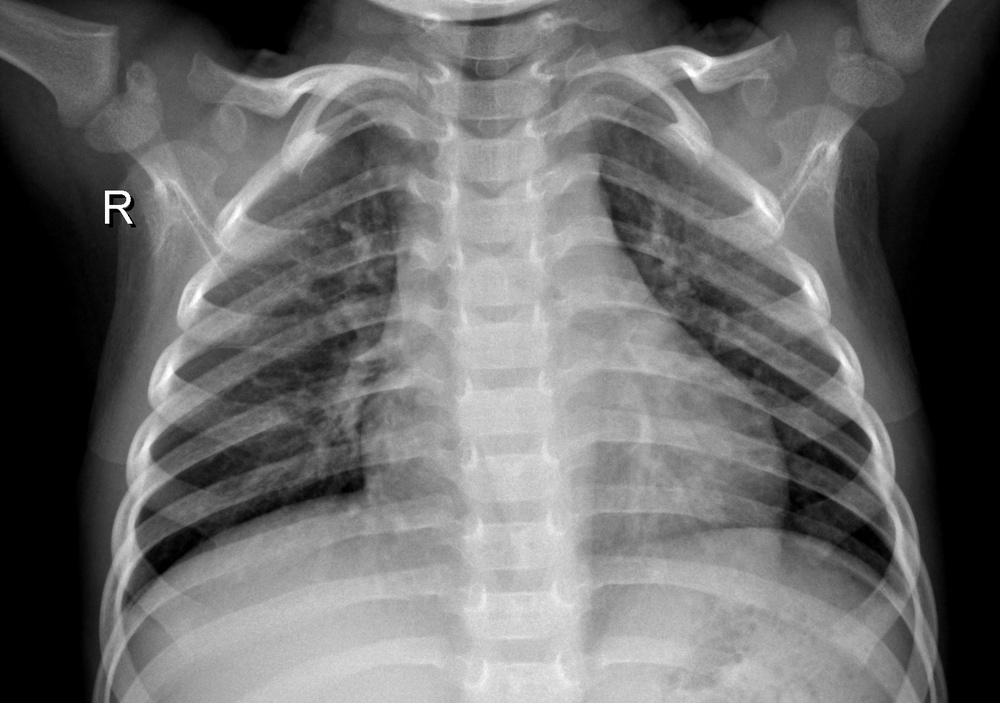
#> input picture segmentitreshold/xraydataset/input/IM-0125-0001.jpeg, 1000 x 703 px, shrunk from 1600 x 1125 before the run, found by its file name; its folder holds only this picture in this run
$ python parallelsegmentation.py
#> lines starting #> are read from the running program, lines starting #| are printed output that depends on the picture; after the words box and inside, x2 and y2 are one past the last pixel; in counts of white or black regions, pixels touching at a corner belong together
import os
import cv2
import numpy as np
from multiprocessing import Pool, cpu_count
import matplotlib.pyplot as plt

# ----- CONFIG -----
INPUT_FOLDER = "C:/Users/milic/OneDrive/Desktop/fak/master/SEM2/paralelni/segmentitreshold/xraydataset/input"
OUTPUT_FOLDER = "./xraydataset/output"
VISUALIZE = True
NUM_IMAGES = 100  # br slika za procesovanje
SEED_THRESHOLD = (100, 150)
# -------------------

def select_seeds(image, threshold=(100, 150)):

    seeds = np.argwhere((image >= threshold[0]) & (image <= threshold[1]))
    return seeds.tolist()

def region_growing(image, seeds, threshold=15):
    height, width = image.shape
    segmented = np.zeros((height, width), dtype=np.int32)
    visited = np.zeros((height, width), dtype=bool)

    region_id = 1
    for seed in seeds:
        x0, y0 = seed
        if visited[x0, y0]:
            continue
        seed_intensity = image[x0, y0]
        stack = [(x0, y0)]

        while stack:
            x, y = stack.pop()
            if visited[x, y]:
                continue
            visited[x, y] = True
            diff = abs(int(image[x, y]) - int(seed_intensity))
            if diff < threshold:
                segmented[x, y] = region_id
                for dx, dy in [(-1,0), (1,0), (0,-1), (0,1)]:
                    nx, ny = x + dx, y + dy
                    if 0 <= nx < height and 0 <= ny < width and not visited[nx, ny]:
                        stack.append((nx, ny))

        region_id += 1

    return segmented

def extract_features(labeled_segmented):
    features = []
    unique_labels = np.unique(labeled_segmented)
    for label in unique_labels:
        if label == 0:
            continue
        mask = (labeled_segmented == label).astype(np.uint8)
        contours, _ = cv2.findContours(mask, cv2.RETR_EXTERNAL, cv2.CHAIN_APPROX_SIMPLE)
        for cnt in contours:
            area = cv2.contourArea(cnt)
            x, y, w, h = cv2.boundingRect(cnt)
            features.append({'label': label, 'area': area, 'bounding_box': (x, y, w, h)})
    return features


def visualize(image, labeled_segmented, image_name):
    color_image = np.zeros((image.shape[0], image.shape[1], 3), dtype=np.uint8)

    unique_labels = np.unique(labeled_segmented)
    for label in unique_labels:
        if label == 0:
            continue  # background
        mask = labeled_segmented == label
        color = np.random.randint(0, 255, size=3).tolist()
        color_image[mask] = color

    # Plot original vs colored regions
    fig, axes = plt.subplots(1, 2, figsize=(12, 6))
    axes[0].imshow(image, cmap='gray')
    axes[0].set_title("Original")

    axes[1].imshow(color_image)
    axes[1].set_title("Segmented (Labeled Colors)")

    for ax in axes:
        ax.axis('off')

    plt.tight_layout()
    plt.savefig(os.path.join(OUTPUT_FOLDER, f"{image_name}_comparison.png"))
    plt.close()


def process_image(image_path):
    image_name = os.path.splitext(os.path.basename(image_path))[0]
    image = cv2.imread(image_path, cv2.IMREAD_GRAYSCALE)

    if image is None:
        print(f"Failed to load {image_path}")
        return None

    seeds = select_seeds(image, SEED_THRESHOLD)
    segmented = region_growing(image, seeds)
    features = extract_features(segmented)

    if VISUALIZE:
        visualize(image, segmented, image_name)

    return {
        "image_name": image_name,
        "features": features
    }

def main():
    os.makedirs(OUTPUT_FOLDER, exist_ok=True)
    image_files = [os.path.join(INPUT_FOLDER, f) for f in os.listdir(INPUT_FOLDER) if f.lower().endswith(('.jpg', '.jpeg', '.png'))]
    image_files = image_files[:NUM_IMAGES]
    print(f"Found {len(image_files)} images to process.")
    if not image_files:
        print("No images found in the input folder.")
        return

    with Pool(processes=cpu_count()) as pool:
        results = pool.map(process_image, image_files)
#> in process_image, image is the input picture: shape (703, 1000); min 0, max 255, mean 106.2
#> in select_seeds, `seeds = np.argwhere((image >= threshold[0]) & (image <= threshold[1]))`: seeds = 175908 pairs, first value 0 to 702, second value 0 to 949
#> in process_image, `seeds = select_seeds(image, SEED_THRESHOLD)`: seeds = 175908 items
#> the loop in region_growing, `for seed in seeds:` made 175908 passes
#> (x0, y0) on passes 2 to 4: (0, 369), (0, 370), (0, 371)
#> after the loop in region_growing, `for seed in seeds:`:
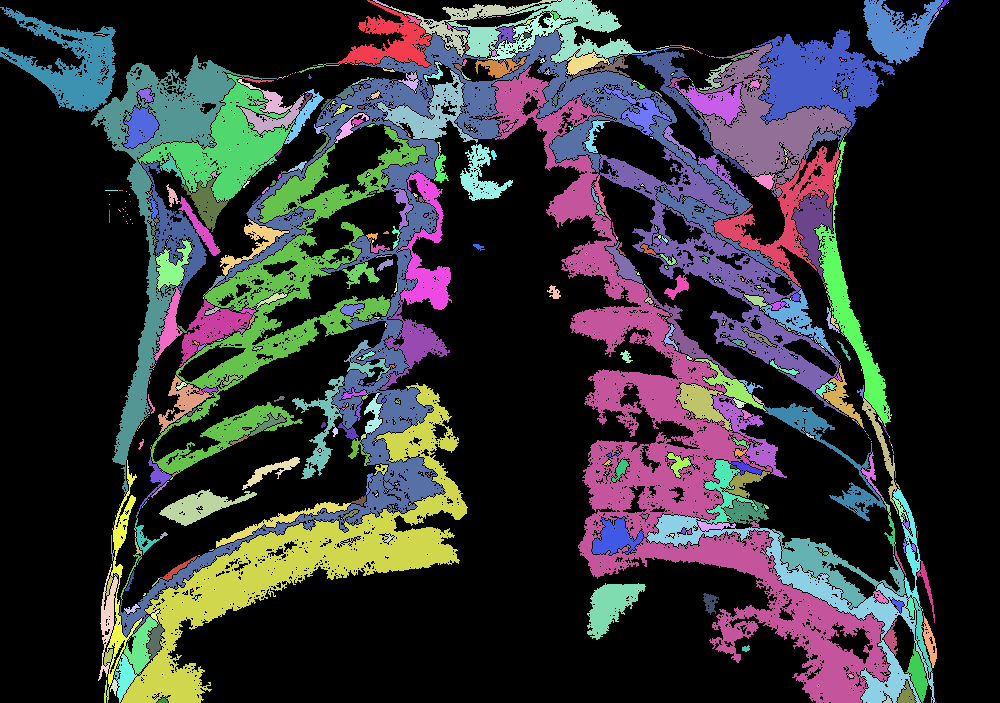
#> segmented: shape (703, 1000) int32; 1009 distinct labels, from 0 to 1008; one colour per label, 0 black
#> after the loop in region_growing, `for seed in seeds:`:
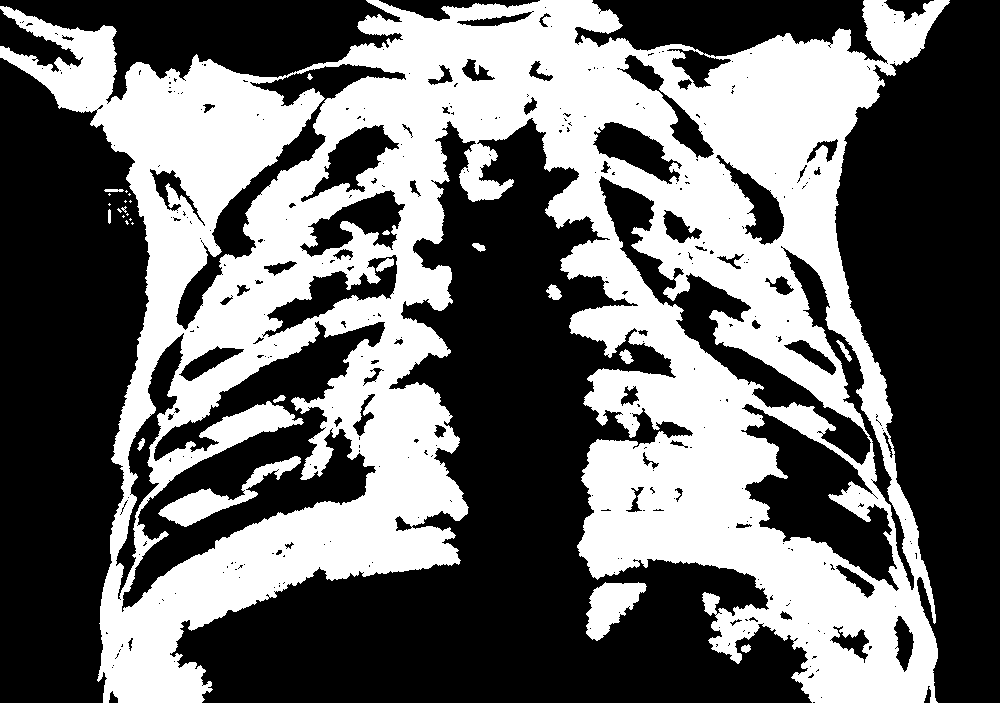
#> visited: shape (703, 1000) bool; 41.9% white; 28 white regions (13 under 20 px), largest, box (x1, y1, x2, y2) and area: (0, 0, 950, 703) 289068, (158, 456, 301, 527) 2397, (586, 582, 647, 641) 2016
#> after the loop in region_growing, `for seed in seeds:`: region_id = 1009
#> in extract_features, `unique_labels = np.unique(labeled_segmented)`: unique_labels = 1009 values from 0 to 1008
#> the loop in extract_features, `for label in unique_labels:` made 1009 passes
#> contours on passes 3, 5, 9: 1 contour, all with area under 20, [[[558, 0], [560, 0]]], [[[948, 2]]]
#> pass 2, in extract_features, `mask = (labeled_segmented == label).astype(np.uint8)`:
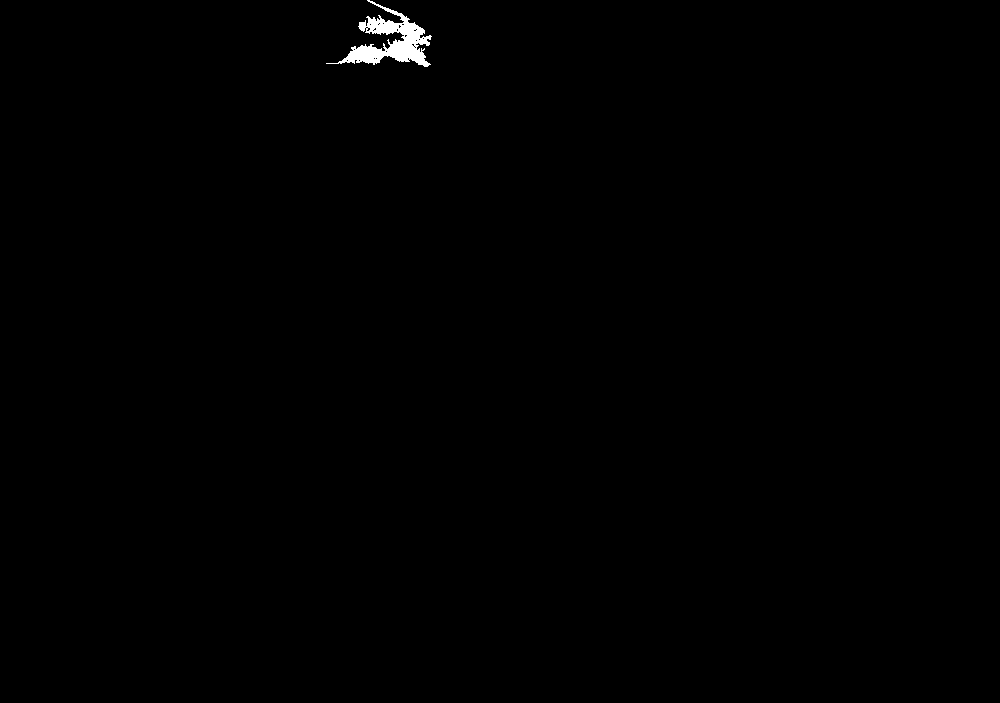
#> mask: shape (703, 1000); values 0 (black) and 1 (white), 0.34% white; 1 white region, box (x1, y1, x2, y2) and area: (326, 0, 432, 67) 2386
#> pass 3, in extract_features, `mask = (labeled_segmented == label).astype(np.uint8)`:
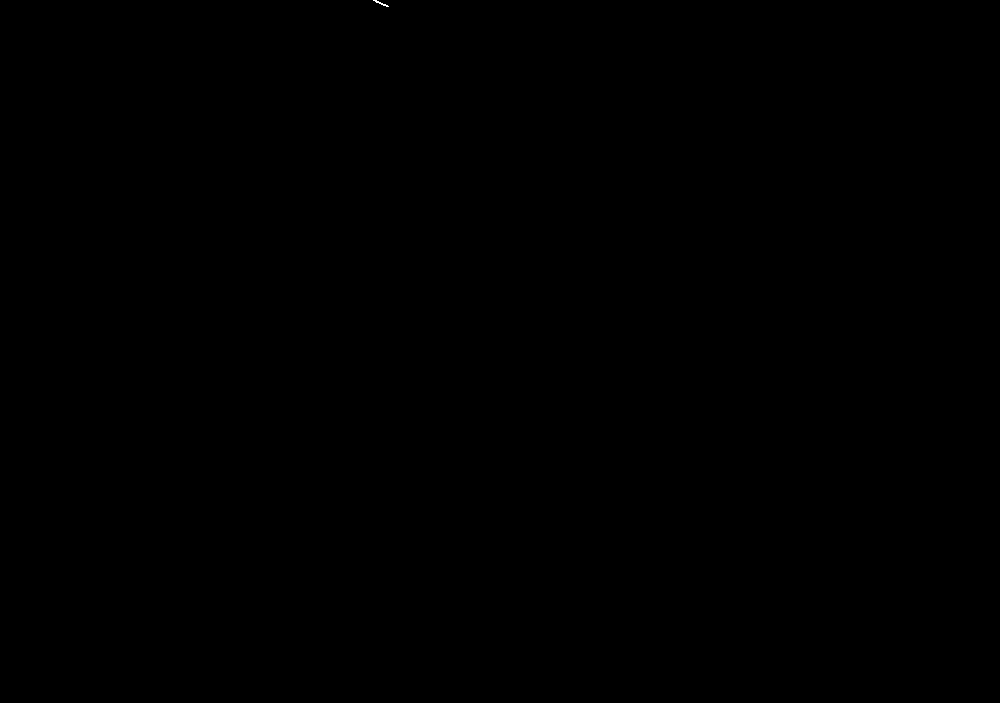
#> mask: shape (703, 1000); values 0 (black) and 1 (white), 0% white in thin lines or dots, all inside (x1, y1, x2, y2) = (373, 0, 389, 7)
#> after the loop in extract_features, `for label in unique_labels:`: features = 1008 items
#> in visualize, `unique_labels = np.unique(labeled_segmented)`: unique_labels = 1009 values from 0 to 1008
#> the loop in visualize, `for label in unique_labels:` made 1009 passes
#> color on passes 2 to 4: [172, 47, 117], [192, 67, 251], [195, 103, 9]
#> after the loop in visualize, `for label in unique_labels:`:
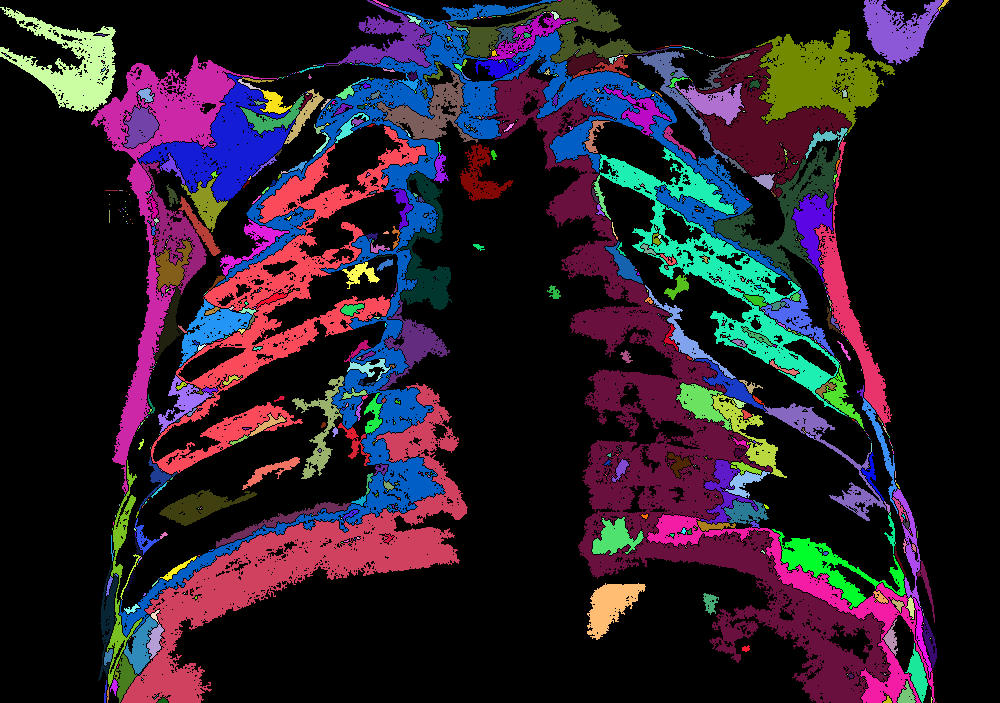
#> color_image: shape (703, 1000, 3); mean of channels 0, 1, 2 41.7, 29.3, 40.7; drawn as B, G, R
#> results = 1 item

    for result in results:
        if result:
            print(f"{result['image_name']}: {len(result['features'])} region(s) found.")
#> this loop made 1 pass
#| IM-0125-0001: 1008 region(s) found.

if __name__ == "__main__":
    main()

$ run again, on segmentitreshold/xraydataset/input/IM-0156-0001.jpeg
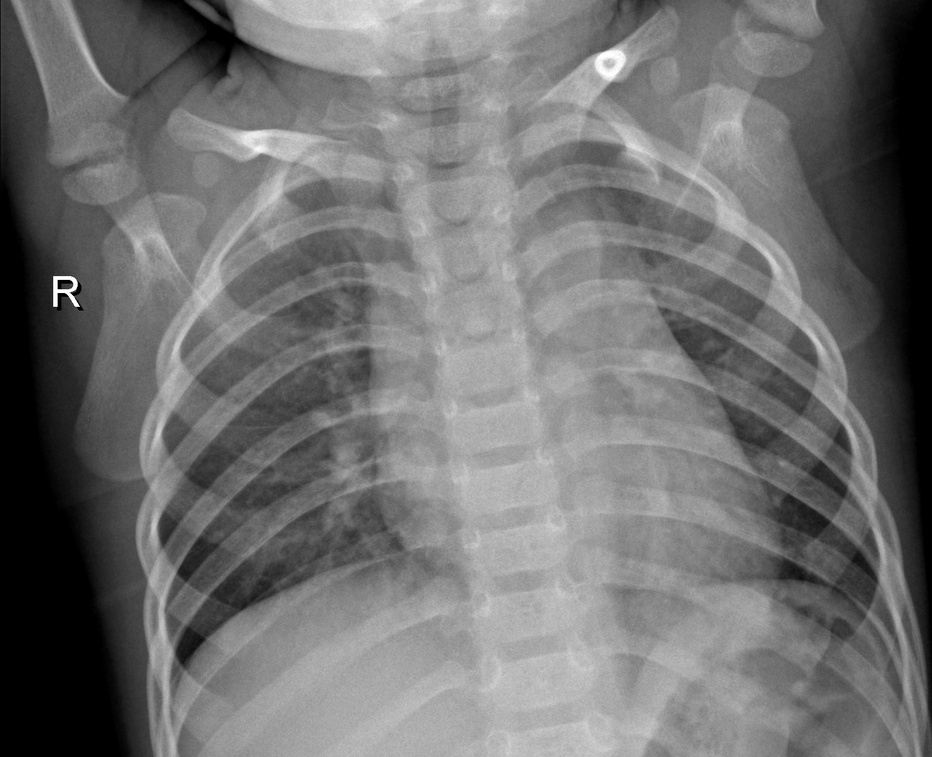
#> input picture segmentitreshold/xraydataset/input/IM-0156-0001.jpeg, 932 x 757 px, shrunk from 1488 x 1209 before the run, found by its file name
#> in process_image, image is the input picture: shape (757, 932); min 0, max 255, mean 112.4
#> in select_seeds, `seeds = np.argwhere((image >= threshold[0]) & (image <= threshold[1]))`: seeds = 275082 pairs, first value 0 to 756, second value 11 to 926
#> in process_image, `seeds = select_seeds(image, SEED_THRESHOLD)`: seeds = 275082 items
#> the loop in region_growing, `for seed in seeds:` made 275082 passes
#> (seed, y0) on passes 2, 4, 5: ([0, 12], 12), ([0, 14], 14), ([0, 15], 15)
#> after the loop in region_growing, `for seed in seeds:`:
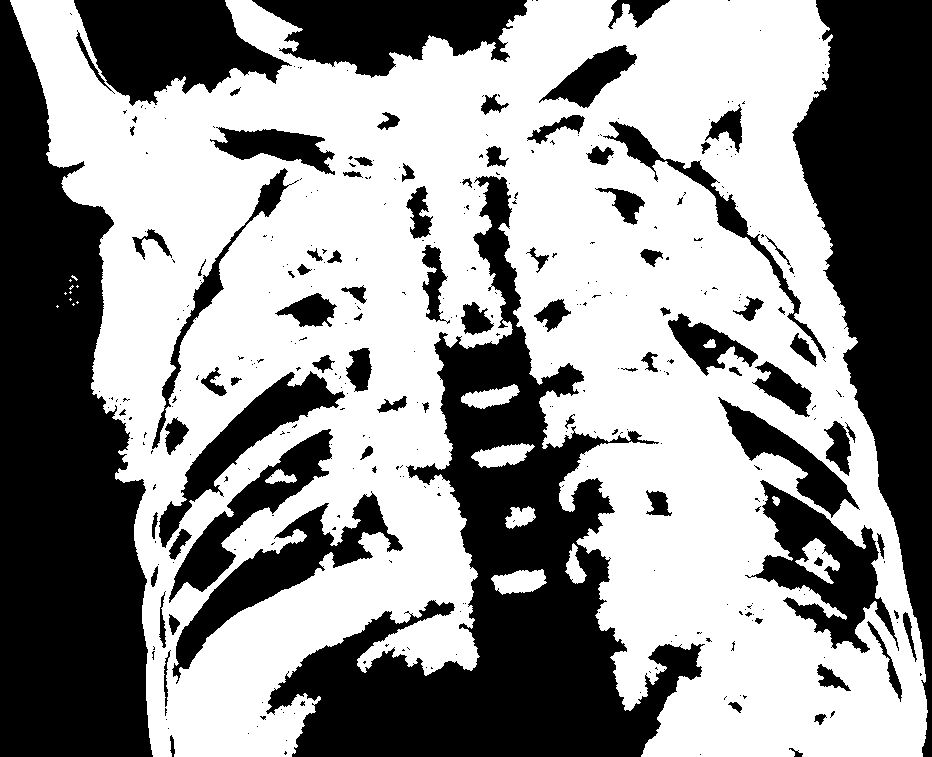
#> visited: shape (757, 932) bool; 56.8% white; 364 black regions (277 under 20 px), largest, box (x1, y1, x2, y2) and area: (0, 0, 153, 757) 77612, (266, 176, 705, 757) 76976, (792, 0, 932, 757) 53111
#> after the loop in region_growing, `for seed in seeds:`: region_id = 1025
#> in extract_features, `unique_labels = np.unique(labeled_segmented)`: unique_labels = 1025 values from 0 to 1024
#> the loop in extract_features, `for label in unique_labels:` made 1025 passes
#> contours on passes 2, 6, 14: 1 contour; box (x1, y1, x2, y2) and area: (11, 0, 35, 62) 62, 1 contour; box (x1, y1, x2, y2) and area: (71, 0, 89, 46) 54, 1 contour, all with area under 20
#> after the loop in extract_features, `for label in unique_labels:`: features = 1024 items
#> in visualize, `unique_labels = np.unique(labeled_segmented)`: unique_labels = 1025 values from 0 to 1024
#> the loop in visualize, `for label in unique_labels:` made 1025 passes
#> color on passes 2 to 4: [172, 47, 117], [192, 67, 251], [195, 103, 9]
#> after the loop in visualize, `for label in unique_labels:`:
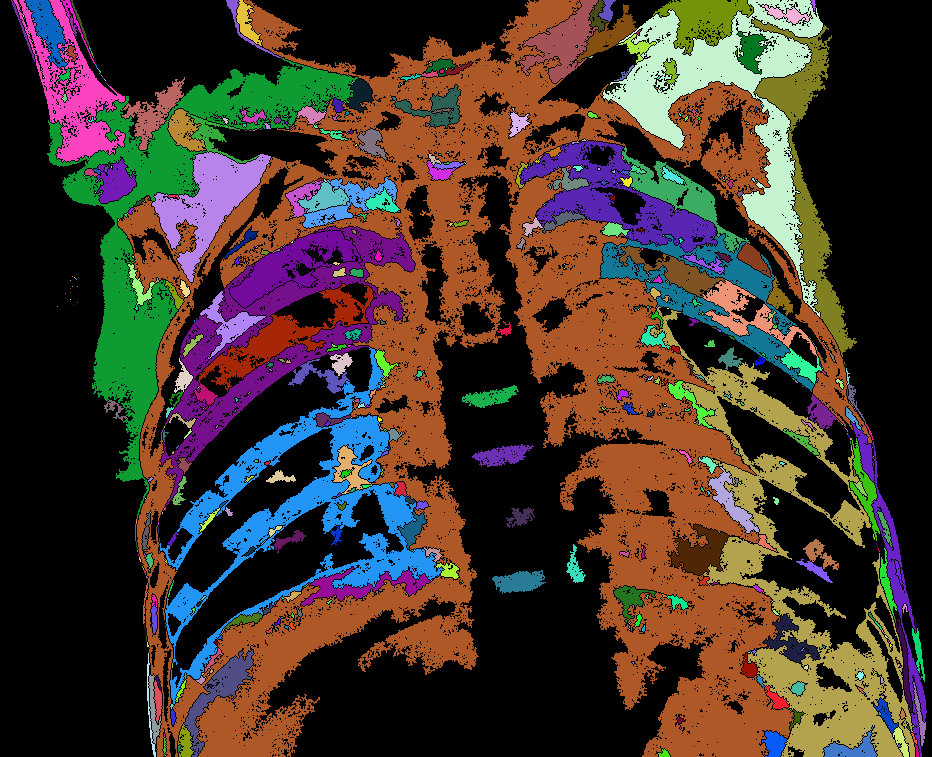
#> color_image: shape (757, 932, 3); mean of channels 0, 1, 2 43.6, 53, 67.7; drawn as B, G, R
#> results = 1 item
#> the loop in main, `for result in results:` made 1 pass
#| IM-0156-0001: 1024 region(s) found.
